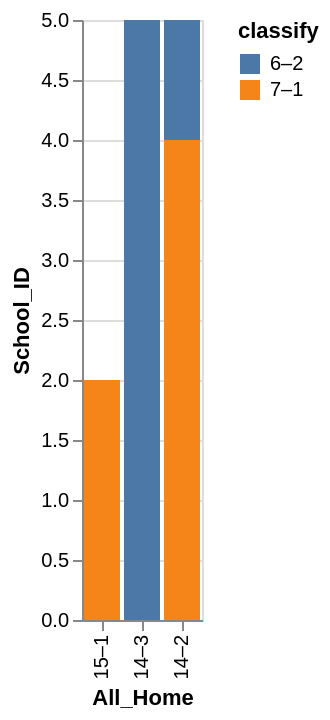

Vega-Lite specification for this chart:
### Vega-Lite specification from a JSON file in a GitHub repository (floating-point values rounded to 4 significant figures)
{"data": {"values": [{"x_data": "15–1", "y_data": 0, "classify": "6–2"}, {"x_data": "14–3", "y_data": 5, "classify": "6–2"}, {"x_data": "14–2", "y_data": 1, "classify": "6–2"}, {"x_data": "15–1", "y_data": 2, "classify": "7–1"}, {"x_data": "14–3", "y_data": 0, "classify": "7–1"}, {"x_data": "14–2", "y_data": 4, "classify": "7–1"}]}, "mark": "bar", "encoding": {"x": {"field": "x_data", "type": "nominal", "title": "All_Home", "sort": "descending"}, "y": {"field": "y_data", "type": "quantitative", "title": "School_ID"}, "color": {"field": "classify"}}}
